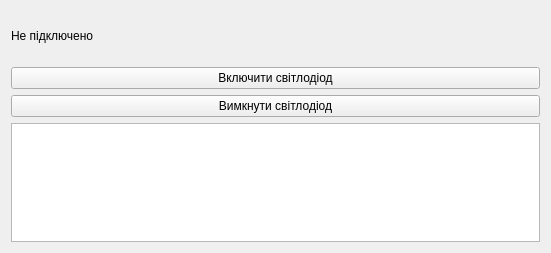
<?xml version="1.0" encoding="UTF-8"?>
<ui version="4.0">
 <class>Form</class>
 <widget class="QWidget" name="Form">
  <property name="geometry">
   <rect>
    <x>0</x>
    <y>0</y>
    <width>551</width>
    <height>253</height>
   </rect>
  </property>
  <property name="windowTitle">
   <string>ESP32 WebSocket Control</string>
  </property>
  <layout class="QVBoxLayout" name="verticalLayout_2">
   <item>
    <layout class="QVBoxLayout" name="verticalLayout">
     <item>
      <layout class="QHBoxLayout" name="horizontalLayout">
       <property name="sizeConstraint">
        <enum>QLayout::SetDefaultConstraint</enum>
       </property>
       <item>
        <widget class="QLabel" name="status_label">
         <property name="minimumSize">
          <size>
           <width>150</width>
           <height>50</height>
          </size>
         </property>
         <property name="maximumSize">
          <size>
           <width>150</width>
           <height>16777215</height>
          </size>
         </property>
         <property name="text">
          <string>Не підключено</string>
         </property>
        </widget>
       </item>
       <item>
        <spacer name="horizontalSpacer">
         <property name="orientation">
          <enum>Qt::Horizontal</enum>
         </property>
         <property name="sizeType">
          <enum>QSizePolicy::Fixed</enum>
         </property>
         <property name="sizeHint" stdset="0">
          <size>
           <width>20</width>
           <height>20</height>
          </size>
         </property>
        </spacer>
       </item>
       <item>
        <widget class="QLabel" name="led_indicator">
         <property name="minimumSize">
          <size>
           <width>32</width>
           <height>32</height>
          </size>
         </property>
         <property name="maximumSize">
          <size>
           <width>55</width>
           <height>107</height>
          </size>
         </property>
         <property name="text">
          <string/>
         </property>
        </widget>
       </item>
       <item>
        <spacer name="horizontalSpacer_2">
         <property name="orientation">
          <enum>Qt::Horizontal</enum>
         </property>
         <property name="sizeHint" stdset="0">
          <size>
           <width>40</width>
           <height>20</height>
          </size>
         </property>
        </spacer>
       </item>
      </layout>
     </item>
     <item>
      <widget class="QPushButton" name="pushButton_on">
       <property name="text">
        <string>Включити світлодіод</string>
       </property>
      </widget>
     </item>
     <item>
      <widget class="QPushButton" name="pushButton_off">
       <property name="text">
        <string>Вимкнути світлодіод</string>
       </property>
      </widget>
     </item>
     <item>
      <widget class="QPlainTextEdit" name="log_view">
       <property name="lineWrapMode">
        <enum>QPlainTextEdit::NoWrap</enum>
       </property>
       <property name="readOnly">
        <bool>true</bool>
       </property>
      </widget>
     </item>
    </layout>
   </item>
  </layout>
 </widget>
 <resources/>
 <connections/>
</ui>
